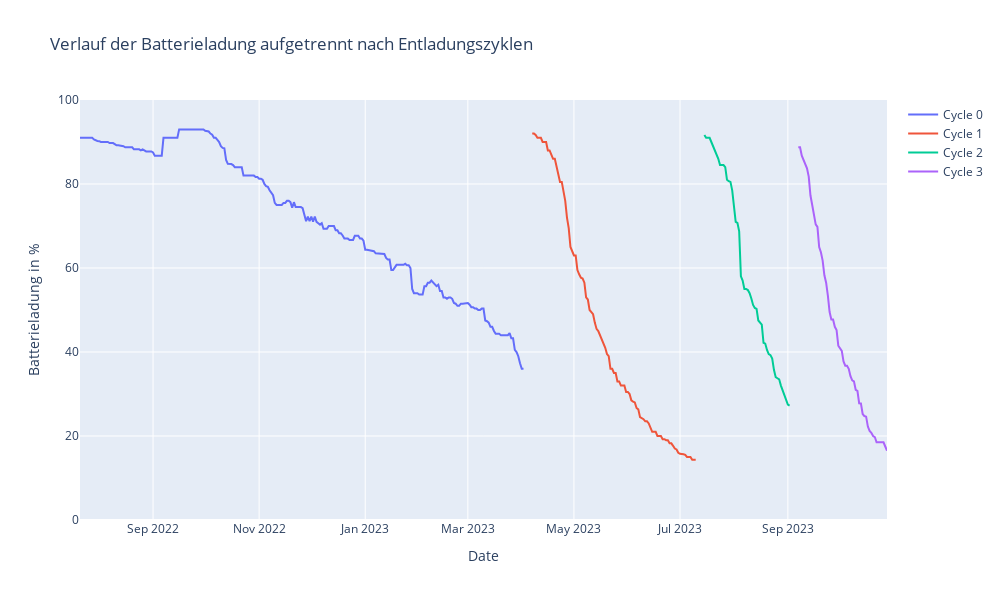

Notebook code for this chart:
### Code cell
df_sufficient = prep_data.drop_insufficient_data(
    df_ffilled,
    column="cycle_id",
    count_thresh=25,
    range_thresh=20,
)
plots.plot_cycles(
    df_sufficient, title="Verlauf der Batterieladung aufgetrennt nach Entladungszyklen"
)
